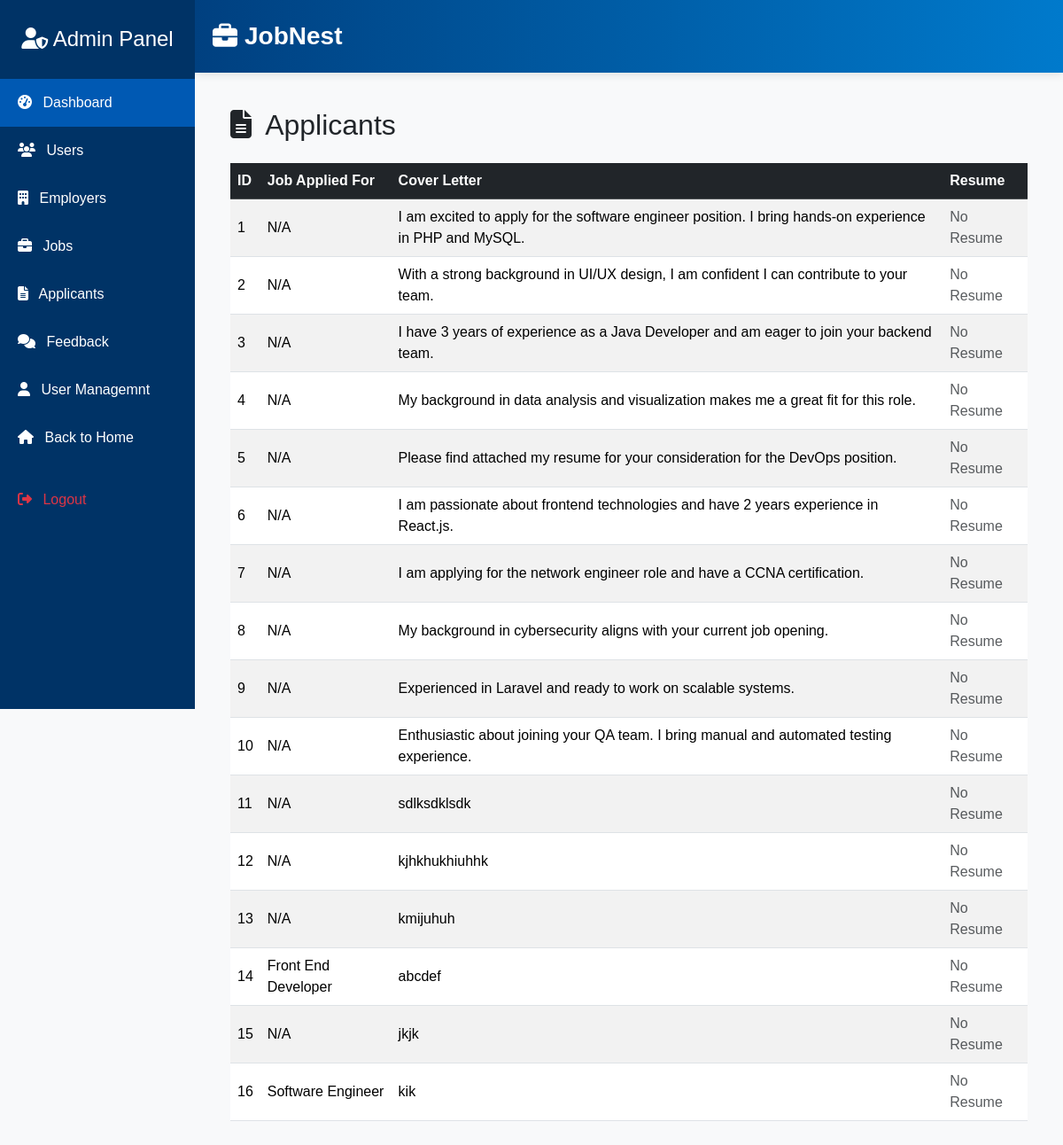
The app's page /applicants.php, older data.
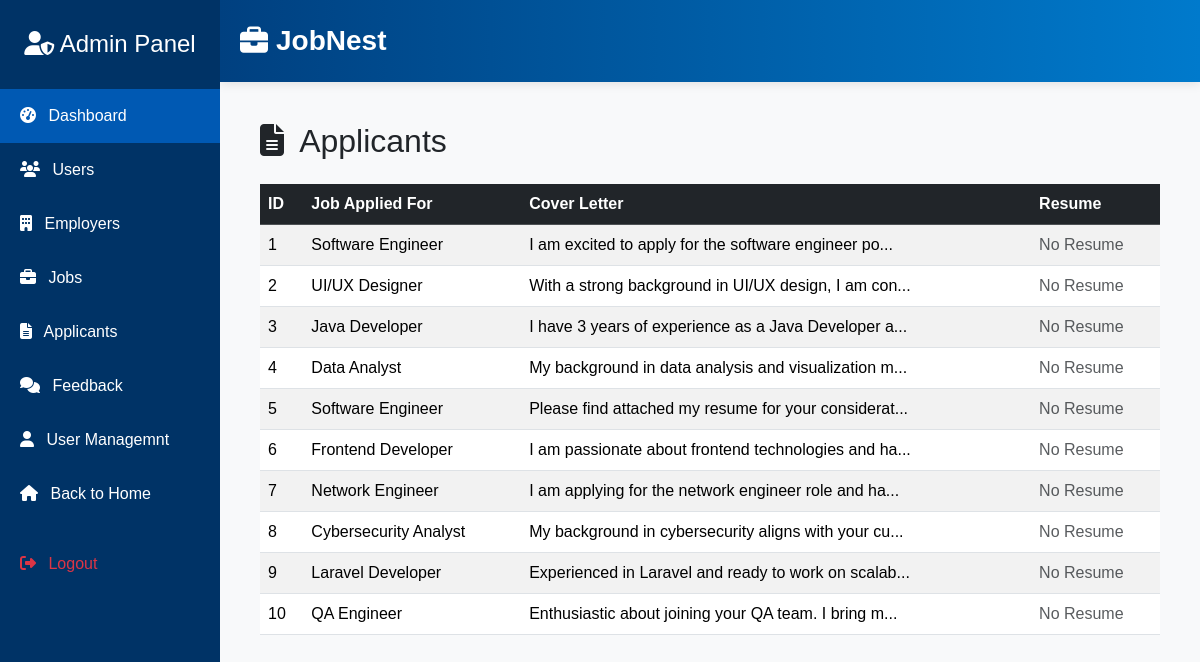
The same page, newer data.
### tables this page shows
CREATE TABLE `applicants` (
  `id` int(11) NOT NULL,
  `resume_path` varchar(255) NOT NULL,
  `cover_letter` varchar(255) NOT NULL,
  `job_title` varchar(255) NOT NULL
);

### applicants.php (the view, shortened to what this page needs)
<?php
require_once 'adminheader.php';
$sql = "SELECT * FROM applicants";
$stmtApps = $conn->query($sql);
$applicants = $stmtApps->fetchAll();
?>
<div class="main-content" style="margin-left:10; padding: 10px;">
  <h2 class="mb-4"><i class="fas fa-file-alt me-2"></i> Applicants</h2>
  <div class="table-responsive">
    <table class="table table-striped table-hover align-middle">
      <thead class="table-dark">
        <tr>
          <th>ID</th>
          <th>Job Applied For</th>
          <th>Cover Letter</th>
          <th>Resume</th>
        </tr>
      </thead>
      <tbody>
        <?php foreach ($applicants as $app): ?>
        <tr>
          <td><?= htmlspecialchars($app['id']) ?></td>
          <td>
            <?=
              htmlspecialchars($app['job_title'] ?? $app['job_sector'] ?? 'N/A')
            ?>
          </td>
          <td><?= nl2br(htmlspecialchars($app['cover_letter'])) ?></td>
          <td>
            <?php if (!empty($app['resume_path']) && file_exists($app['resume_path'])): ?>
              <a href="<?= htmlspecialchars($app['resume_path']) ?>" target="_blank" class="btn btn-sm btn-outline-primary">View Resume</a>
            <?php else: ?>
              <span class="text-muted">No Resume</span>
            <?php endif; ?>
          </td>
        </tr>
        <?php endforeach; ?>
      </tbody>
    </table>
  </div>
</div>

### adminheader.php (shortened to what this page needs)
<!DOCTYPE html>
<html lang="en">
<head>
  <link href="https://cdn.jsdelivr.net/npm/bootstrap@5.3.3/dist/css/bootstrap.min.css" rel="stylesheet" />
  <link href="https://cdnjs.cloudflare.com/ajax/libs/font-awesome/6.5.0/css/all.min.css" rel="stylesheet" />
</head>
<body>
<div class="sidebar">
  <h4><i class="fas fa-user-shield"></i> Admin Panel</h4>
  <a href="admin.php" class="active"><i class="fas fa-tachometer-alt me-2"></i> Dashboard</a>
  <a href="users.php"><i class="fas fa-users me-2"></i> Users</a>
  <a href="employers.php"><i class="fas fa-building me-2"></i> Employers</a>
  <a href="job.php"><i class="fas fa-briefcase me-2"></i> Jobs</a>
  <a href="applicants.php"><i class="fas fa-file-alt me-2"></i> Applicants</a>
  <a href="feedbacks.php"><i class="fas fa-comments me-2"></i> Feedback</a>
  <a href="role.php"><i class="fas fa-user me-2"></i> User Managemnt</a>
  <a href="index.php"><i class="fas fa-home me-2"></i> Back to Home</a>
  <a href="logout.php" class="text-danger mt-3"><i class="fas fa-sign-out-alt me-2"></i> Logout</a>
</div>
<header>
  <div class="container">
    <div class="logo"><i class="fas fa-briefcase"></i> JobNest</div>
  </div>
</header>
<div class="content">

### adminheader.php (style rules this page uses)
body { font-family: 'Poppins', sans-serif; background-color: #f8f9fa; }
.sidebar { position: fixed; top: 0; left: 0; height: 100vh; width: 220px; background-color: #003366; color: white; padding-top: 30px; z-index: 1000; }
.sidebar h4 { text-align: center; margin-bottom: 30px; }
.sidebar a { display: block; color: white; padding: 15px 20px; text-decoration: none; font-size: 16px; transition: background-color 0.3s ease; }
.sidebar a:hover, .sidebar a.active { background-color: #0059b3; }
.content { margin-left: 220px; padding: 30px; }
header { background: linear-gradient(90deg, #004080, #007acc); color: white; padding: 20px 0; box-shadow: 0 2px 10px rgba(0,0,0,0.1); margin-left: 220px; position: sticky; top: 0; z-index: 999; }
header .container { max-width: 1200px; margin: auto; padding: 0 20px; display: flex; align-items: center; justify-content: space-between; flex-wrap: wrap; }
.logo { font-size: 28px; font-weight: bold; display: flex; align-items: center; gap: 8px; }

Row changes from the older to the newer data that the page shows:
removed applicants: id "11", job_title "N/A", cover_letter "sdlksdklsdk", shows "No Resume"
removed applicants: id "12", job_title "N/A", cover_letter "kjhkhukhiuhhk", shows "No Resume"
removed applicants: id "13", job_title "N/A", cover_letter "kmijuhuh", shows "No Resume"
removed applicants: id "14", job_title "Front End Developer", cover_letter "abcdef", shows "No Resume"
removed applicants: id "15", job_title "N/A", cover_letter "jkjk", shows "No Resume"
removed applicants: id "16", job_title "Software Engineer", cover_letter "kik", shows "No Resume"
changed applicants id 1: job_title "N/A" → "Software Engineer"; cover_letter "I am excited to apply for the software engineer position. I bring hands-on experience in PHP and MySQL." → "I am excited to apply for the software engineer po..."
changed applicants id 2: job_title "N/A" → "UI/UX Designer"; cover_letter "With a strong background in UI/UX design, I am confident I can contribute to your team." → "With a strong background in UI/UX design, I am con..."
changed applicants id 3: job_title "N/A" → "Java Developer"; cover_letter "I have 3 years of experience as a Java Developer and am eager to join your backend team." → "I have 3 years of experience as a Java Developer a..."
changed applicants id 4: job_title "N/A" → "Data Analyst"; cover_letter "My background in data analysis and visualization makes me a great fit for this role." → "My background in data analysis and visualization m..."
changed applicants id 5: job_title "N/A" → "Software Engineer"; cover_letter "Please find attached my resume for your consideration for the DevOps position." → "Please find attached my resume for your considerat..."
changed applicants id 6: job_title "N/A" → "Frontend Developer"; cover_letter "I am passionate about frontend technologies and have 2 years experience in React.js." → "I am passionate about frontend technologies and ha..."
changed applicants id 7: job_title "N/A" → "Network Engineer"; cover_letter "I am applying for the network engineer role and have a CCNA certification." → "I am applying for the network engineer role and ha..."
changed applicants id 8: job_title "N/A" → "Cybersecurity Analyst"; cover_letter "My background in cybersecurity aligns with your current job opening." → "My background in cybersecurity aligns with your cu..."
changed applicants id 9: job_title "N/A" → "Laravel Developer"; cover_letter "Experienced in Laravel and ready to work on scalable systems." → "Experienced in Laravel and ready to work on scalab..."
changed applicants id 10: job_title "N/A" → "QA Engineer"; cover_letter "Enthusiastic about joining your QA team. I bring manual and automated testing experience." → "Enthusiastic about joining your QA team. I bring m..."
